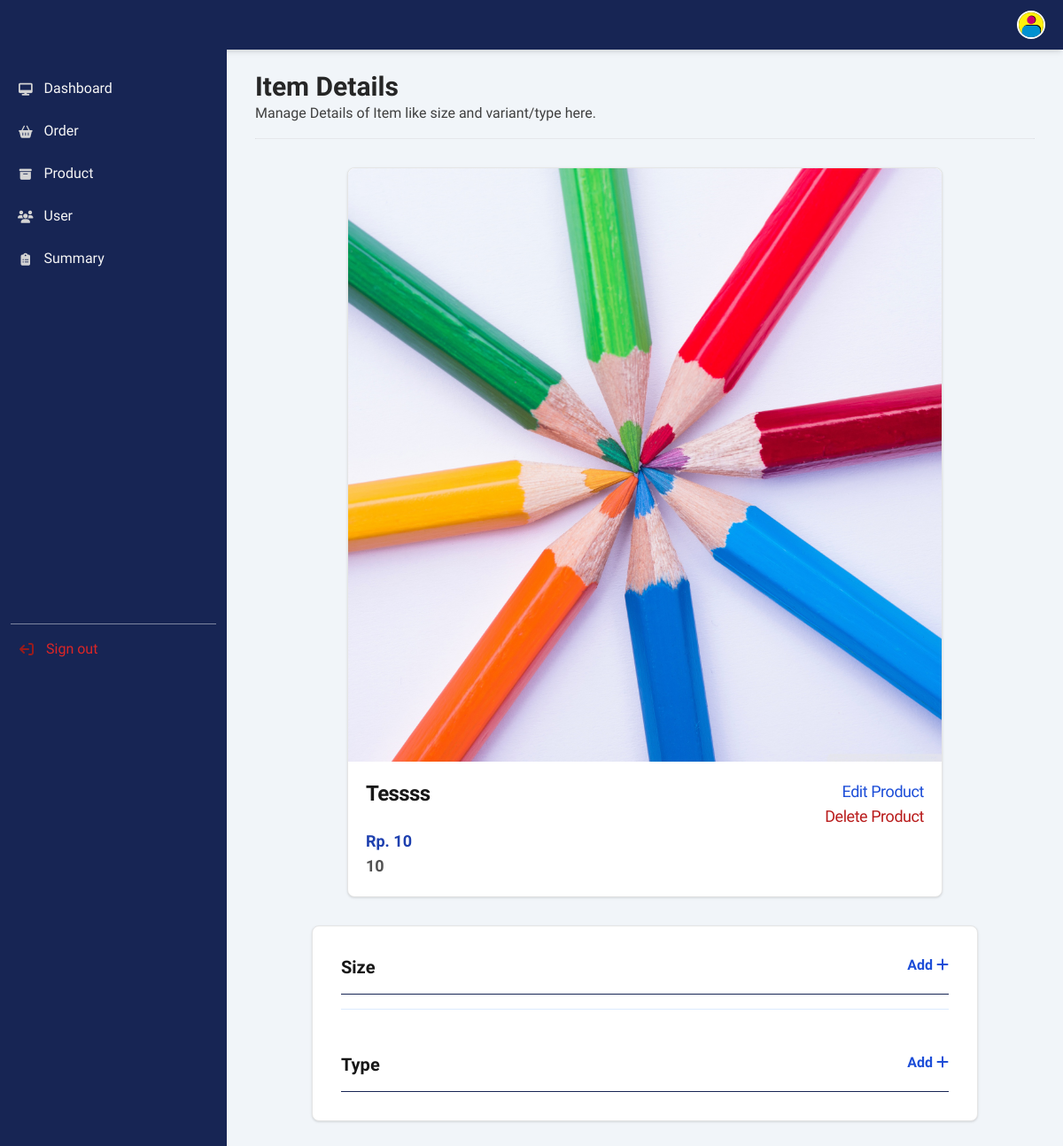
/item_details.php?i=7 (signed in), run on the app's committed database.
### tables this page shows
CREATE TABLE `product` (
  `product_id` int(11) NOT NULL,
  `product_name` varchar(100) NOT NULL,
  `product_thumbnail` varchar(255) NOT NULL,
  `product_desc` text NOT NULL,
  `product_price` int(11) NOT NULL,
  `product_sold` int(11) NOT NULL DEFAULT 1
);

CREATE TABLE `menu` (
  `menu_id` int(11) NOT NULL,
  `menu_title` varchar(20) NOT NULL,
  `menu_url` varchar(100) NOT NULL,
  `menu_icon` varchar(255) NOT NULL,
  `menu_access` varchar(100) NOT NULL
);

### item_details.php (the view, shortened to what this page needs)
<?php
include_once 'conn.php';
if (isset($_GET['i'])) {
    if ($_GET['i'] == null) {
        header("Location: product.php");
    } else {
        include_once 'conn.php';
        $product_id = $_GET['i'];
        $id_check = is_numeric($product_id);
        if ($id_check != 1) {
            header("Location: index.php");
        } else {
            $query = mysqli_query($con, "SELECT * FROM product WHERE product_id='$product_id' ");
        }
    }
}
?>
<!DOCTYPE html>
<html lang="en">
<head>
    <script src="https://cdn.tailwindcss.com"></script>
    <link href="https://cdnjs.cloudflare.com/ajax/libs/flowbite/2.3.0/flowbite.min.css" rel="stylesheet" />
    <link href="assets/css/custom.css" rel="stylesheet">
    <link rel="stylesheet" href="https://cdnjs.cloudflare.com/ajax/libs/font-awesome/6.5.2/css/all.min.css" />
</head>
<?php while ($products = mysqli_fetch_array($query)) { ?>
    <body class="bg-slate-100">
        <?php include '_navside.php' ?>
        <div class="p-4 sm:ml-64">
            <div class="p-4 mt-12">
                <div class="w-full">
                    <h2 class="text-neutral-800 font-bold text-3xl">
                        Item Details
                    </h2>
                    <p class="text-neutral-700 font-medium">Manage Details of Item like size and variant/type here.</p>
                    <hr class="w-full bg-blue-950 rounded mt-4">
                    <section id="item" class="w-full mb-12 my-8">
                        <div class="flex flex-wrap justify-center px-2 lg:px-16 xl:px-16 gap-8 mt-2 ">
                            <div class="min-w-screen max-w-full xs:max-w-full sm:max-w-full md:max-w-full lg:max-w-2xl xl:max-w-2xl bg-white border border-neutral-200 rounded-lg shadow">
                                <a href="#">
                                    <img class="rounded-t-lg" src="assets/img/item/<?= $products['product_thumbnail']; ?>" alt="" />
                                </a>
                                <div class="p-5">
                                    <div class="columns-2">
                                        <div class="w-full">
                                            <h5 class="text-2xl font-bold tracking-tight text-neutral-900"><?= $products['product_name']; ?></h5>
                                        </div>
                                        <div class="w-full text-right">
                                            <h5 class="text-lg font-medium tracking-tight text-blue-700"><a class="cursor-pointer" data-modal-target="edit-product-modal" data-modal-toggle="edit-product-modal">Edit Product</a></h5>
                                        </div>
                                        <div class="w-full text-right">
                                            <h5 class="text-lg font-medium tracking-tight text-red-700"><a class="cursor-pointer" data-modal-target="delete-product-modal" data-modal-toggle="delete-product-modal">Delete Product</a></h5>
                                        </div>
                                    </div>
                                    <?php
                                    $price = $products['product_price'];
                                    $rp = number_format($price);
                                    ?>
                                    <p class="font-semibold text-lg text-blue-800">Rp. <span class=""><?php echo $rp; ?></span></p>
                                    <p class="font-semibold text-lg text-neutral-600"><?= $products['product_desc']; ?></p>
                                </div>
                            </div>
                            <div class="w-screen max-w-full xs:max-w-full sm:max-w-full md:max-w-full lg:max-w-full xl:max-w-md p-4 bg-white border border-neutral-200 rounded-lg shadow sm:p-6 md:p-8 space-y-4">
                                <div class="columns-2">
                                    <h5 class="text-xl font-bold text-neutral-900">Size</h5>
                                    <p class="text-right cursor-pointer">
                                        <a class="text-right text-blue-700 font-bold" data-modal-target="add-size-modal" data-modal-toggle="add-size-modal">Add <i class="fa fa-plus"></i></a>
                                    </p>
                                </div>
                                <hr class="border-1 border-blue-950">
                                <div class="w-full">
                                    <?php
                                    $query = mysqli_query($con, "SELECT * FROM product_size WHERE product_id='$product_id' ");
                                        $size_id = $size['product_size_id'] ?>
                                    <hr class="border-1 border-blue-100">
                                    <div class="mt-12 space-y-4">
                                        <div class="columns-2">
                                            <h5 class="text-xl font-bold text-neutral-900">Type</h5>
                                            <p class="text-right cursor-pointer"><a class="text-right text-blue-700 font-bold" data-modal-target="add-type-modal" data-modal-toggle="add-type-modal">Add <i class="fa fa-plus"></i></a></p>
                                        </div>
                                        <hr class="border-1 border-blue-950">
                                        <?php
                                        $query = mysqli_query($con, "SELECT * FROM product_type WHERE product_id='$product_id' ");
                                            $type_id = $type['product_type_id'] ?>
                                    </div>
                                </div>
                            </div>
                        </div>
                    </section>
                </div>
            </div>
        </div>
    </body>
<?php } ?>
</html>

### _navside.php (shortened to what this page needs)
<nav class="fixed top-0 z-30 w-full bg-blue-950 shadow-md">
  <div class="px-3 py-3 lg:px-5 lg:pl-3">
    <div class="flex items-center justify-between">
      <div class="flex items-center justify-start rtl:justify-end">
        <a href="dashboard.php" class="flex ms-2 md:me-24">
          <p class="text-neutral-100 font-regular invisible md:visible">PRINT<span class="font-bold">MAX</span></p>
        </a>
      </div>
      <div class="flex items-center">
        <div class="flex items-center ms-3">
          <div>
            <button type="button" class="flex text-sm bg-gray-800 rounded-full focus:ring-4 focus:ring-gray-300" aria-expanded="false" data-dropdown-toggle="dropdown-user">
              <img class="w-8 h-8 rounded-full border-white border-2" src="assets/img/system/avatar.png" alt="user photo">
            </button>
          </div>
        </div>
      </div>
    </div>
  </div>
</nav>
<aside id="logo-sidebar" class="fixed top-0 left-0 z-40 w-64 h-screen pt-20 transition-transform -translate-x-full bg-blue-950 sm:translate-x-0" aria-label="Sidebar">
  <div class="h-full px-3 pb-4 overflow-y-auto bg-blue-950">
    <ul class="space-y-2 font-regular">
      <?php
      include_once 'conn.php';
      $role_id = $_SESSION['role_id'];
      $query = mysqli_query($con, "SELECT * FROM menu WHERE menu_access LIKE '%$role_id%'");
      while ($menus = mysqli_fetch_array($query)) {
      ?>
        <li class="hover:bg-neutral-950 rounded-lg hover:opacity-50">
          <a href="<?= $menus['menu_url']; ?>" class="flex items-center p-2 text-neutral-100 rounded-lg font-medium">
            <i class="fa <?= $menus['menu_icon']; ?> fa-sm fa-fw text-neutral-300"></i>
            <span class="ms-3 ml-2"><?= $menus['menu_title']; ?></span>
          </a>
        </li>
      <?php } ?>
      <li class="pt-96">
        <hr class="opacity-50">
      </li>
      <li class="hover:bg-neutral-950 rounded-lg hover:opacity-50">
        <a href="signout.php" class="flex items-center p-2 text-red-600 rounded-lg">
          <i class="fa fa-sign-out fa-rotate-180 fa-md fa-fw text-red-800"></i>
          <span class="ms-3 ml-2">Sign out</span>
        </a>
      </li>
    </ul>
  </div>
</aside>

### assets/css/custom.css (style rules this page uses)
body { font-family: "Quicksand", sans-serif; font-optical-sizing: auto; }

### data on the page
product: product_thumbnail (placeholder picture), product_name "Tessss", product_price "10", product_desc "10"
menu: menu_title "Dashboard"
menu: menu_title "Order"
menu: menu_title "Product"
menu: menu_title "User"
menu: menu_title "Summary"
